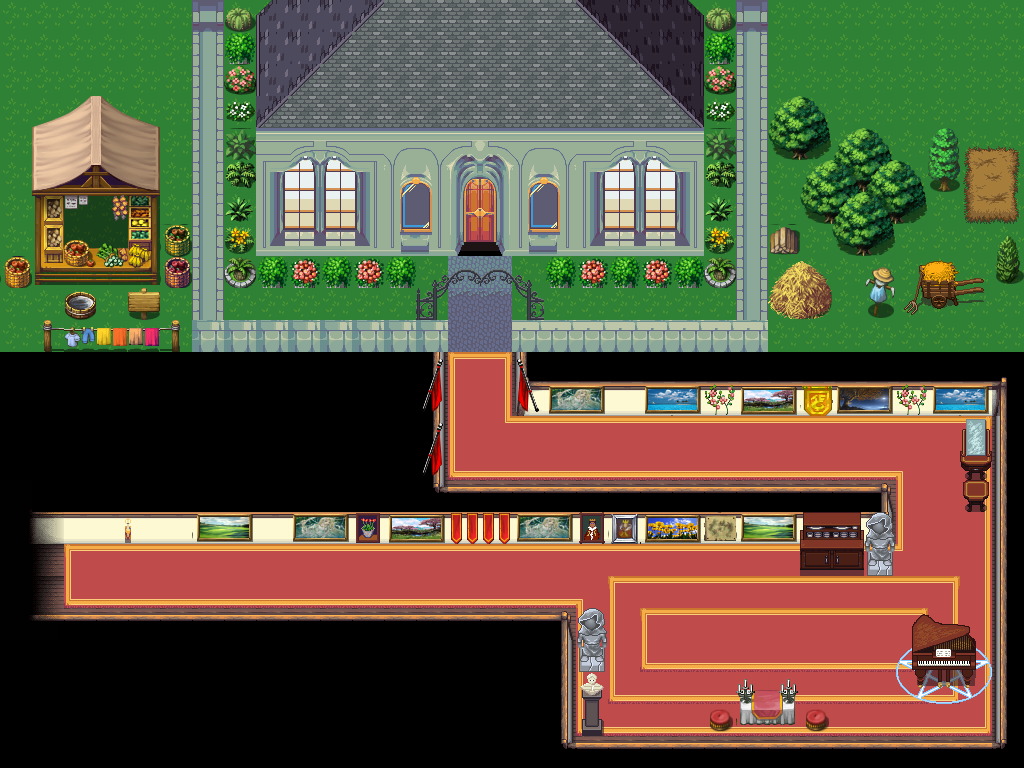

This game map was drawn from its Tiled (.tmx) file and the tilesets committed beside it. A one-line description and the trimmed map source follow:
An orthogonal 32x24 tile map with 32x32 px tiles, 3 tile layers (suelo, objetos, extras), 7 tilesets.

<map version="1.2" tiledversion="1.2.3" orientation="orthogonal" renderorder="right-down" width="32" height="24" tilewidth="32" tileheight="32" infinite="0" nextlayerid="4" nextobjectid="1">
 <tileset firstgid="1" source="../resources_tsx/casa_madera.tsx" />
 <tileset firstgid="118" source="../resources_tsx/city_inside.tsx" />
 <tileset firstgid="502" source="../resources_tsx/build_atlas.tsx" />
 <tileset firstgid="1526" source="../resources_tsx/city_outside.tsx" />
 <tileset firstgid="1958" source="../resources_tsx/decorations.tsx" />
 <tileset firstgid="2214" source="../resources_tsx/market.tsx" />
 <tileset firstgid="2470" source="../resources_tsx/cavern_ruins.tsx" />
 <layer id="1" name="suelo" width="32" height="24">
  <data>[768 cells, 768 non-empty, 76 distinct tile ids]</data>
 </layer>
 <layer id="2" name="objetos" width="32" height="24">
  <data>[768 cells, 241 non-empty, 145 distinct tile ids]</data>
 </layer>
 <layer id="3" name="extras" width="32" height="24">
  <data>[768 cells, 11 non-empty, 11 distinct tile ids]</data>
 </layer>
</map>
